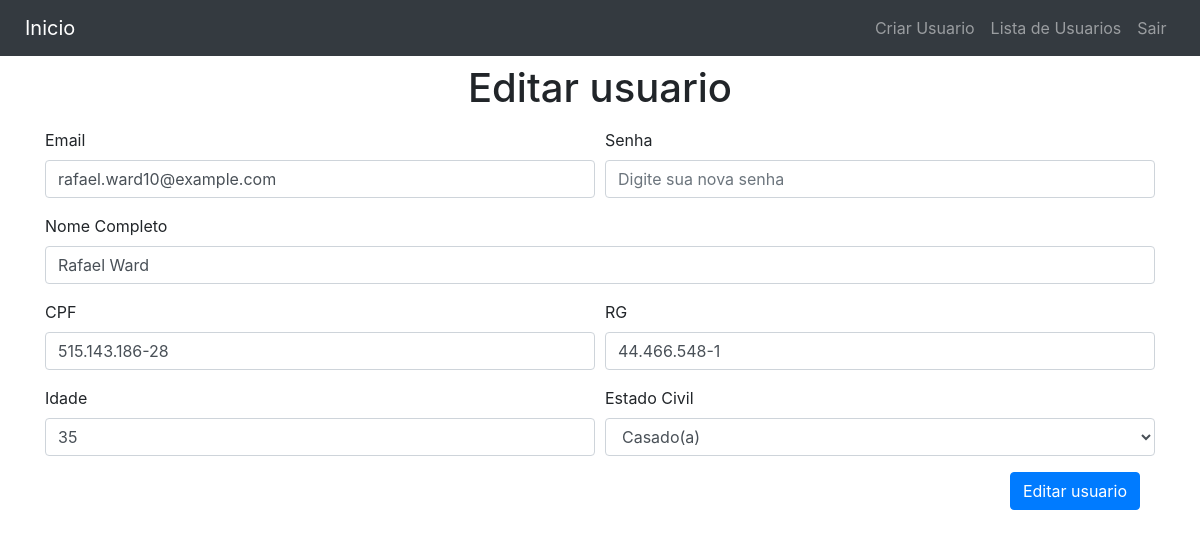
Page /views/crud-usuario.php?id_usuario=16 (signed in) on the committed database.
### tables this page shows
CREATE TABLE IF NOT EXISTS `usuario` (
  `id_usuario` int(11) NOT NULL AUTO_INCREMENT,
  `nome_completo` varchar(256) DEFAULT NULL,
  `idade` int(11) DEFAULT NULL,
  `rg` varchar(100) DEFAULT NULL,
  `cpf` varchar(100) DEFAULT NULL,
  `estado_civil` varchar(100) DEFAULT NULL,
  `email` varchar(100) DEFAULT NULL,
  `senha` varchar(256) DEFAULT NULL,
  PRIMARY KEY (`id_usuario`)
);

### controller/UsuarioController.php (called while the page is built, shortened)
<?php
class UsuarioController {
    private $usuarioDao;
    public function __construct($usuarioDao){
        $this->usuarioDao = $usuarioDao;
     }
    function obterPorId(){
        return $this->usuarioDao->get();
    }
}

### config/DB.php (called while the page is built, shortened)
<?php
class DB {
    static $pdo;
    static function conn(){
        self::$pdo = new PDO("mysql:host=".self::host.";dbname=".self::dbNome, self::login , self::senha);
        return  self::$pdo;
    }
}

### DAO/UsuarioDao.php (called while the page is built, shortened)
<?php
require_once '../config/DB.php';
class UsuarioDao {
  private $usuario;
  public function __construct($usuario = null){
    $this->usuario = $usuario;
  }
  function get(){
    try {
      $sql = "SELECT * FROM usuario WHERE id_usuario = :id_usuario";
      $stmt = DB::conn()->prepare($sql);
      $stmt->bindValue(':id_usuario', $this->usuario->getId_usuario());
      $stmt->execute();
      $resultado = $stmt->fetch(PDO::FETCH_ASSOC);
      return $resultado;
    } catch(PDOException $e){
      echo 'Erro ao tentar buscar um usuario: ' . $e->getMessage();
    }
  }
}

### model/Usuario.php (called while the page is built, shortened)
<?
class Usuario {
    private $id_usuario;
    public function __construct($id_usuario = null, $nome_completo  = null, $idade  = null,
    $rg  = null, $cpf  = null, $estado_civil  = null, $email  = null, $senha  = null){
      $this->id_usuario = $id_usuario;
    }
    public function getId_usuario(){
        return $this->id_usuario;
      }
    public function setId_usuario($id_usuario){
        $this->id_usuario = $id_usuario;
    }
}

### views/crud-usuario.php (the view, shortened to what this page needs)
<?php require_once './template/header.php';
$raiz = $_SERVER['DOCUMENT_ROOT'];
require_once $raiz.'/prj-crud-php/DAO/UsuarioDao.php';
require_once $raiz.'/prj-crud-php/controller/UsuarioController.php';
require_once $raiz.'/prj-crud-php/model/Usuario.php';
$usuario = new Usuario();
if(isset($_GET['id_usuario'])){
    $usuario->setId_usuario($_GET['id_usuario']);
}
$usuarioDao = new UsuarioDao($usuario);
$usuarioController = new UsuarioController($usuarioDao);
$dadosUsuario = $usuarioController->obterPorId();
?>
<div class="container">
    <h1 class="text-center p-2"><?php echo (isset($_GET['id_usuario'])) ? 'Editar usuario' : 'Cadastrar usuario'; ?></h1>
    <form action="<?php echo (isset($_GET['id_usuario'])) ? './lista-usuario.php?op=editar' : './lista-usuario.php?op=cadastrar'; ?>"
        method="POST">
        <div class="form-row">
            <div class="form-group col-md-6">
                <label for="idEmail">Email</label>
                <input type="email" name="email"required value="<?php echo $dadosUsuario['email']; ?>" class="form-control" id="idEmail" placeholder="exemplo@ex.com">
            </div>
            <div class="form-group col-md-6">
                <label for="idSenha">Senha</label>
                <input type="password" name="senha" required class="form-control" id="idSenha" placeholder="<?php echo (isset($_GET['id_usuario'])) ? 'Digite sua nova senha' : 'Digite sua senha'; ?>">
            </div>
        </div>
        <div class="form-group">
            <label for="idNome">Nome Completo</label>
            <input type="text" name="nome_completo" required value="<?php echo $dadosUsuario['nome_completo']; ?>" class="form-control" id="idNome"
                placeholder="Digite seu nome completo">
        </div>
        <div class="form-row">
            <div class="form-group col-md-6">
                <label for="idCpf">CPF</label>
                <input type="text" name="cpf" required value="<?php echo $dadosUsuario['cpf']; ?>" class="form-control" id="idCpf" placeholder="Seu cpf">
            </div>
            <div class="form-group col-md-6">
                <label for="idRg">RG</label>
                <input type="text" name="rg" required value="<?php echo $dadosUsuario['rg']; ?>" class="form-control" id="idRg" placeholder="Seu rg ">
            </div>
        </div>
        <div class="form-row">
            <div class="form-group col-md-6">
                <label for="idIdade">Idade</label>
                <input type="number" required value="<?php echo $dadosUsuario['idade']; ?>" name="idade" placeholder="Sua idade" class="form-control" id="idIdade">
            </div>
            <div class="form-group col-md-6">
                <label for="inputState">Estado Civil</label>
                <select id="inputState" required name="estado_civil" class="form-control">
                    <option <?php echo ($dadosUsuario['estado_civil'] == "Casado(a)") ? 'selected' : ''; ?> >Casado(a)</option>
                </select>
            </div>
        </div>
        <div class="col-sm-12 d-flex justify-content-end">
            <button type="submit" class="btn btn-primary">
                <?php echo (isset($_GET['id_usuario'])) ? 'Editar usuario' : 'Cadastrar usuario'; ?>
            </button>
        </div>
        <br>
        <br>
    </form>
</div>
<?php require_once './template/footer.php' ?>

### rows in the picture
usuario: email "rafael.ward10@example.com", nome_completo "Rafael Ward", cpf "515.143.186-28", rg "44.466.548-1", idade "35", estado_civil "Casado(a)"
